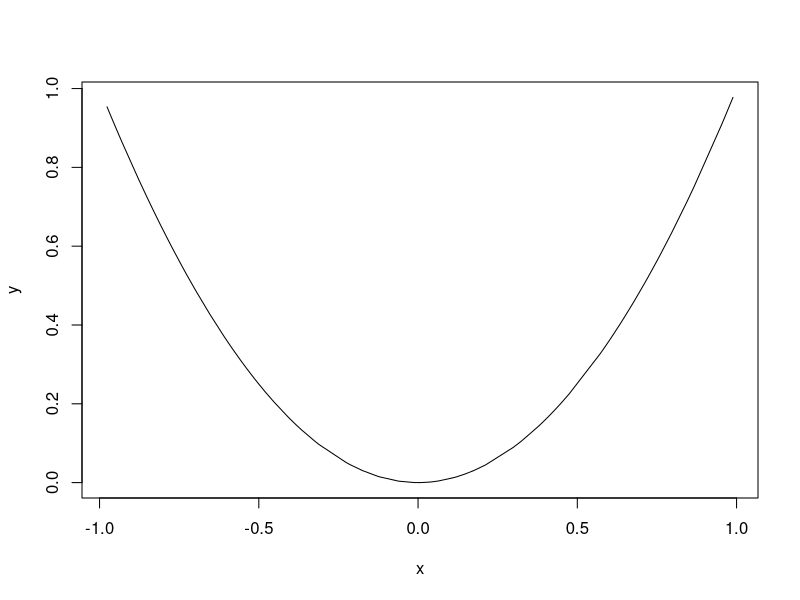

This figure's R source:
## ---- chunk 1
knitr::opts_chunk$set(echo = FALSE)
## ---- chunk 2
x = sort(runif(100,-1,1))
y = x^2
plot(x,y, type = "l")
## ---- chunk 3
#So if you create some data as follows:
x = sort(runif(100,-1,1))
y = x^2   

